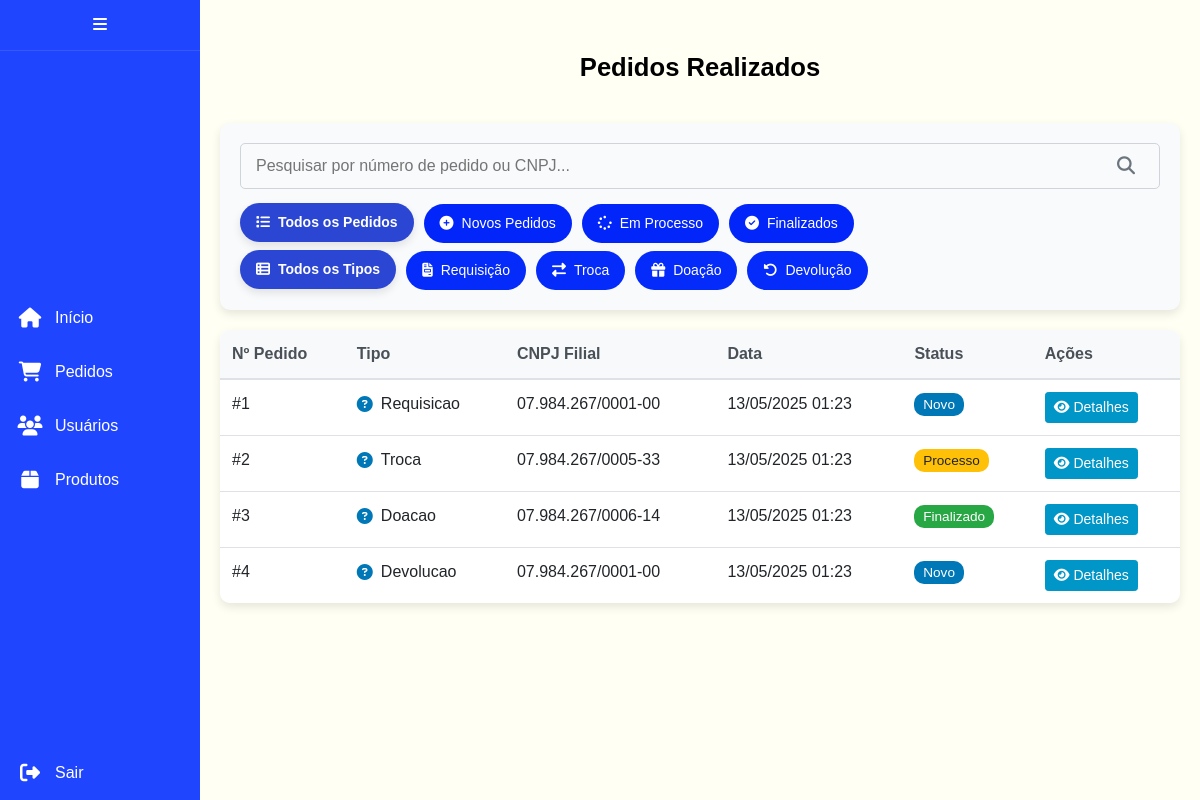
The page /pages/admin/pedidos.php (signed in) on the database its author committed.
### tables this page shows
CREATE TABLE pedidos (
    id INT AUTO_INCREMENT PRIMARY KEY,
    data DATETIME DEFAULT CURRENT_TIMESTAMP,
    tipo_pedido ENUM('requisicao', 'troca', 'doacao', 'devolucao') NOT NULL DEFAULT 'requisicao',
    status ENUM('novo', 'processo', 'finalizado') NOT NULL DEFAULT 'novo',
    filial_usuario_id INT,
    usuario_id INT,
    observacoes TEXT,
    data_processamento DATETIME,
    data_finalizacao DATETIME,
    data_atualizacao DATETIME DEFAULT CURRENT_TIMESTAMP ON UPDATE CURRENT_TIMESTAMP,
    FOREIGN KEY (filial_usuario_id) REFERENCES usuarios(id),
    FOREIGN KEY (usuario_id) REFERENCES usuarios(id)
);

CREATE TABLE usuarios (
    id INT NOT NULL AUTO_INCREMENT PRIMARY KEY,
    username VARCHAR(255) NOT NULL,
    password VARCHAR(255) NOT NULL,
    tipo_usuario INT NOT NULL,
    cnpj VARCHAR(20),
    responsavel VARCHAR(255),
    endereco VARCHAR(255),
    cep VARCHAR(10),
    bairro VARCHAR(100),
    cidade VARCHAR(100),
    uf CHAR(2),
    nome VARCHAR(255),
    data_cadastro DATETIME DEFAULT CURRENT_TIMESTAMP,
    eh_filial BOOLEAN DEFAULT FALSE,
    nome_filial VARCHAR(255) NULL,
    estado CHAR(2) NULL,
    FOREIGN KEY (tipo_usuario) REFERENCES tipo_usuario(id)
);

### pages/admin/pedidos.php (the view, shortened to what this page needs)
<?php
require_once '../../includes/db.php';
?>
<!DOCTYPE html>
<html lang="pt-BR">
<head>
    <link href="https://stackpath.bootstrapcdn.com/bootstrap/4.5.2/css/bootstrap.min.css" rel="stylesheet">
    <link rel="stylesheet" href="https://cdnjs.cloudflare.com/ajax/libs/font-awesome/5.15.4/css/all.min.css">
    <link rel="stylesheet" href="https://cdnjs.cloudflare.com/ajax/libs/font-awesome/6.5.0/css/all.min.css">
    <link rel="stylesheet" href="../../css/pedidos.css">
</head>
<body>
    <div class="sidebar">
        <div class="sidebar-header">
            <i class="fas fa-bars"></i>
        </div>
        <div>
            <a href="dashboard.php">
                <i class="fas fa-home icon"></i>
                <span class="text">Início</span>
            </a>
            <a href="pedidos.php">
                <i class="fas fa-shopping-cart icon"></i>
                <span class="text">Pedidos</span>
            </a>
            <a href="usuarios.php">
                <i class="fas fa-users icon"></i>
                <span class="text">Usuários</span>
            </a>
            <a href="produtos.php">
                <i class="fas fa-box icon"></i>
                <span class="text">Produtos</span>
            </a>
        </div>
        <a href="../../logout/logout.php">
            <i class="fas fa-sign-out-alt icon"></i>
            <span class="text">Sair</span>
        </a>
    </div>
    <div class="content">
        <div class="header">
            <h1>Pedidos Realizados</h1>
        </div>
        <div class="main-content">
            <div class="search-container">
                <div class="search-wrapper">
                    <input type="text" id="searchInput" class="search-input" placeholder="Pesquisar por número de pedido ou CNPJ...">
                </div>
                <div class="filters-container">
                    <div class="filter-tag active" data-status="todos" onclick="filterByStatus(this)">
                        <i class="fas fa-list"></i>
                        Todos os Pedidos
                    </div>
                    <div class="filter-tag" data-status="novo" onclick="filterByStatus(this)">
                        <i class="fas fa-plus-circle"></i>
                        Novos Pedidos
                    </div>
                    <div class="filter-tag" data-status="processo" onclick="filterByStatus(this)">
                        <i class="fas fa-spinner"></i>
                        Em Processo
                    </div>
                    <div class="filter-tag" data-status="finalizado" onclick="filterByStatus(this)">
                        <i class="fas fa-check-circle"></i>
                        Finalizados
                    </div>
                </div>
                <div class="filters-container mt-2">
                    <div class="filter-tag2 active" data-tipo="todos" onclick="filterByType(this)">
                        <i class="fas fa-th-list"></i>
                        Todos os Tipos
                    </div>
                    <div class="filter-tag2" data-tipo="requisicao" onclick="filterByType(this)">
                        <i class="fas fa-file-invoice"></i>
                        Requisição
                    </div>
                    <div class="filter-tag2" data-tipo="troca" onclick="filterByType(this)">
                        <i class="fas fa-exchange-alt"></i>
                        Troca
                    </div>
                    <div class="filter-tag2" data-tipo="doacao" onclick="filterByType(this)">
                        <i class="fas fa-gift"></i>
                        Doação
                    </div>
                    <div class="filter-tag2" data-tipo="devolucao" onclick="filterByType(this)">
                        <i class="fas fa-undo-alt"></i>
                        Devolução
                    </div>
                </div>
            </div>
            <div class="pedidos-list-container">
                <table class="table table-hover pedidos-table">
                    <thead>
                        <tr>
                            <th scope="col">Nº Pedido</th>
                            <th scope="col">Tipo</th>
                            <th scope="col">CNPJ Filial</th>
                            <th scope="col">Data</th>
                            <th scope="col">Status</th>
                            <th scope="col">Ações</th>
                        </tr>
                    </thead>
                    <tbody id="pedidosList">
                        <?php
                        $query = "SELECT p.id, p.data, p.tipo_pedido, p.status, u.cnpj, u.nome_filial
                                  FROM pedidos p
                                  JOIN usuarios u ON p.filial_usuario_id = u.id
                                  WHERE u.eh_filial = TRUE
                                  ORDER BY p.data DESC";
                        $pedidos = $conn->query($query);
                        if ($pedidos->num_rows > 0):
                            while ($pedido = $pedidos->fetch_assoc()):
                                $tipoIconMap = [
                                    'requisicao' => '<i class="fas fa-file-invoice"></i>',
                                    'troca' => '<i class="fas fa-exchange-alt"></i>',
                                    'doacao' => '<i class="fas fa-gift"></i>',
                                    'devolucao' => '<i class="fas fa-undo-alt"></i>'
                                ];
                                $statusBadgeMap = [
                                    'novo' => 'badge-primary',
                                    'processo' => 'badge-warning',
                                    'finalizado' => 'badge-success'
                                ];
                                $tipoIcon = $tipoIconMap[$pedido['tipo_pedido']] ?? '<i class="fas fa-question-circle"></i>';
                                $statusBadge = $statusBadgeMap[$pedido['status']] ?? 'badge-secondary';
                                $cnpj = $pedido['cnpj'];
                        ?>
                        <tr class="pedido-row" data-status="<?= $pedido['status'] ?>" data-tipo="<?= $pedido['tipo_pedido'] ?>">
                            <td>#<?= $pedido['id'] ?></td>
                            <td>
                                <span class="tipo-pedido">
                                    <?= $tipoIcon ?>
                                    <?= ucfirst($pedido['tipo_pedido']) ?>
                                </span>
                            </td>
                            <td title="<?= $pedido['nome_filial'] ?>"><?= $cnpj ?></td>
                            <td><?= date('d/m/Y H:i', strtotime($pedido['data'])) ?></td>
                            <td>
                                <span class="badge <?= $statusBadge ?>">
                                    <?= ucfirst($pedido['status']) ?>
                                </span>
                            </td>
                            <td>
                                <a href="detalhes_pedido.php?id=<?= $pedido['id'] ?>" class="btn btn-sm btn-info">
                                    <i class="fas fa-eye"></i> Detalhes
                                </a>
                            </td>
                        </tr>
                        <?php
                            endwhile;
                        endif;
                        ?>
                    </tbody>
                </table>
            </div>
        </div>
    </div>
</body>
</html>

### css/pedidos.css (style rules this page uses)
body { display: flex; font-family: 'Arial', sans-serif; margin: 0; height: 100vh; background-color: #fff4e8; }
.sidebar { width: 60px; background-color: #2045ff; transition: width 0.3s; overflow: hidden; display: flex; flex-direction: column; justify-content: space-between; box-shadow: 2px 0 10px rgba(0, 0, 0, 0.1); }
.sidebar a { display: flex; align-items: center; padding: 15px; color: white; text-decoration: none; transition: background 0.3s; }
.sidebar-header { color: white; text-align: center; padding: 13px 0; border-bottom: 1px solid rgba(255, 255, 255, 0.1); }
.icon { color: white; font-size: 20px; width: 30px; text-align: center; margin-right: 10px; }
.text { display: none; }
.sidebar a .text { display: inline; opacity: 0; transition: opacity 0.3s; }
.content { flex: 1; padding: 0; background-color: #fffff3; display: flex; flex-direction: column; }
.header { margin-top: 2rem; padding: 20px; background-color: #fffff3; }
.header h1 { margin: 0; background-color: #fffff3; text-align: center; font-size: 1.6rem; color: #000000; font-weight: bold; }
.main-content { padding: 20px; flex: 1; overflow-y: auto; background-color: #fffff3; }
.search-container { background-color: white; border-radius: 10px; box-shadow: 0 4px 10px rgba(0, 0, 0, 0.1); padding: 20px; margin-bottom: 20px; width: 100%; background-color: #F8FAFC; }
.search-wrapper { position: relative; }
.search-input { border: 1px solid #ced4da; border-radius: 5px; padding: 10px 15px; width: 100%; transition: border-color 0.3s; background-color: #F8FAFC; padding-right: 40px; }
.filters-container { display: flex; gap: 10px; flex-wrap: wrap; margin-top: 15px; }
.filter-tag { background-color: #0226f9; color: #ffffff; border-radius: 25px; padding: 8px 15px; cursor: pointer; transition: all 0.3s; font-size: 14px; display: flex; align-items: center; border: 1px solid transparent; }
.filter-tag2 { background-color: #042bf9; color: #ffffff; border-radius: 25px; padding: 8px 15px; cursor: pointer; transition: all 0.3s; font-size: 14px; display: flex; align-items: center; border: 1px solid transparent; }
.filter-tag.active, .filter-tag2.active { background-color: #2b46d2; color: white; font-weight: bold; transform: translateY(-1px); box-shadow: 0 4px 8px rgba(0, 0, 0, 0.1); }
.filter-tag i, .filter-tag2 i { margin-right: 8px; }
.pedidos-list-container { background-color: white; border-radius: 10px; box-shadow: 0 4px 10px rgba(0, 0, 0, 0.1); overflow: hidden; }
.pedidos-table { margin-bottom: 0; background-color: white; }
.pedidos-table thead { background-color: #f8f9fa; }
.pedidos-table th { border-top: none; font-weight: 600; color: #495057; }
.pedido-row { cursor: pointer; transition: background-color 0.2s; }
.tipo-pedido { display: flex; align-items: center; gap: 8px; }
.tipo-pedido i { color: #0077B6; }
.badge { font-size: 85%; font-weight: 500; padding: 0.35em 0.65em; border-radius: 10px; }
.badge-primary { background-color: #0077B6; }
.badge-warning { background-color: #ffc107; color: #212529; }
.badge-success { background-color: #28a745; }
.btn-info { background-color: #0096C7; border-color: #0096C7; }
.pedidos-list-container { background-color: #fffff3; }

### rows shown on the page
pedidos: id "1", tipo_pedido "Requisicao", filial_usuario.cnpj "07.984.267/0001-00", data "13/05/2025 01:23", status "Novo"
pedidos: id "2", tipo_pedido "Troca", filial_usuario.cnpj "07.984.267/0005-33", data "13/05/2025 01:23", status "Processo"
pedidos: id "3", tipo_pedido "Doacao", filial_usuario.cnpj "07.984.267/0006-14", data "13/05/2025 01:23", status "Finalizado"
pedidos: id "4", tipo_pedido "Devolucao", filial_usuario.cnpj "07.984.267/0001-00", data "13/05/2025 01:23", status "Novo"
